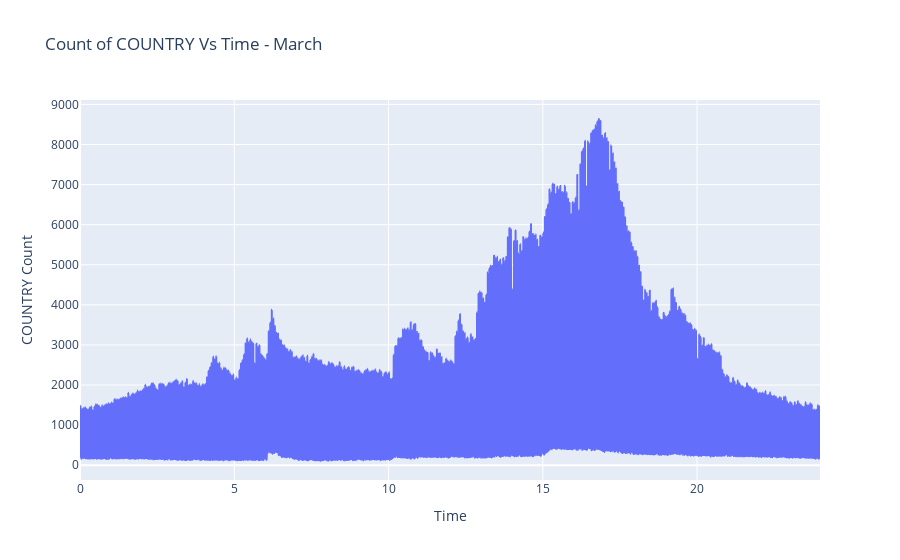

Here is the notebook cell this chart was saved with:
### Markdown cell above
## March

### Code cell
if isinstance(df_march, (pd.DatetimeIndex, pd.MultiIndex)):
    df_march = df_march.to_frame(index=False)

# remove any pre-existing indices for ease of use in the D-Tale code, but this is not required
df_march = df_march.reset_index().drop('index', axis=1, errors='ignore')
df_march.columns = [str(c) for c in df_march.columns]  # update columns to strings in case they are numbers

chart_data = pd.concat([
    df_march['decimal_time'],
    df_march['COUNTRY'],
], axis=1)
chart_data = chart_data.sort_values(['decimal_time'])
chart_data = chart_data.rename(columns={'decimal_time': 'x'})
chart_data_count = chart_data.groupby(['x'])[['COUNTRY']].count()
chart_data_count.columns = ['COUNTRY|count']
chart_data = chart_data_count.reset_index()
chart_data = chart_data.dropna()
charts = []
line_cfg = {'line': {'shape': 'spline', 'smoothing': 0.3}, 'mode': 'lines'}
charts.append(go.Scatter(
    x=chart_data['x'], y=chart_data['COUNTRY|count'], name='COUNTRY|count', **line_cfg
))
figure = go.Figure(data=charts, layout=go.Layout({
    'legend': {'orientation': 'h'},
    'title': {'text': 'Count of COUNTRY by decimal_time'},
    'xaxis': {'title': {'text': 'decimal_time'}},
    'yaxis': {'tickformat': '0:g', 'title': {'text': 'Count of COUNTRY'}, 'type': 'linear'}
}))

# from plotly.offline import iplot, init_notebook_mode

if isinstance(df_march, (pd.DatetimeIndex, pd.MultiIndex)):
    df_march = df_march.to_frame(index=False)

df_march = df_march.reset_index().drop('index', axis=1, errors='ignore')
df_march.columns = [str(c) for c in df_march.columns]  # update columns to strings in case they are numbers

chart_data = pd.concat([
    df_march['decimal_time'],
    df_march['COUNTRY'],
], axis=1)
chart_data = chart_data.sort_values(['decimal_time'])
chart_data = chart_data.rename(columns={'decimal_time': 'x'})
chart_data_count = chart_data.groupby(['x'])[['COUNTRY']].count()
chart_data_count.columns = ['COUNTRY|count']
chart_data = chart_data_count.reset_index()
chart_data = chart_data.dropna()

import plotly.graph_objs as go

charts = []
line_cfg = {'line': {'shape': 'spline', 'smoothing': 0.3}, 'mode': 'lines'}
charts.append(go.Scatter(
    x=chart_data['x'], y=chart_data['COUNTRY|count'], name='COUNTRY|count', **line_cfg
))
figure = go.Figure(data=charts, layout=go.Layout({
    'legend': {'orientation': 'h'},
    'title': {'text': 'Count of COUNTRY Vs Time - March'},
    'xaxis': {'title': {'text': 'Time'}},
    'yaxis': {'tickformat': '0:g', 'title': {'text': 'COUNTRY Count'}, 'type': 'linear'}
}))

init_notebook_mode(connected=True)
for chart in charts:
    chart.pop('id', None) # for some reason iplot does not like 'id'
iplot(figure)


# You can drag your mouse and select a particular section on the plot below to visualize more better (zoom) - Give it a try

### Figure 1 — Plotly figure (JSON) as saved in the notebook; plotly's stock layout.template omitted (floating-point values rounded to 4 significant figures; data arrays with more than 128 entries replaced by an {"elided": "..."} marker saying what was removed)
{"data": [{"line": {"shape": "spline", "smoothing": 0.3}, "mode": "lines", "name": "COUNTRY|count", "type": "scatter", "x": {"elided": "1440 float values"}, "y": {"elided": "1440 int values"}}], "layout": {"legend": {"orientation": "h"}, "title": {"text": "Count of COUNTRY Vs Time - March"}, "xaxis": {"title": {"text": "Time"}}, "yaxis": {"tickformat": "0:g", "title": {"text": "COUNTRY Count"}, "type": "linear"}}}
